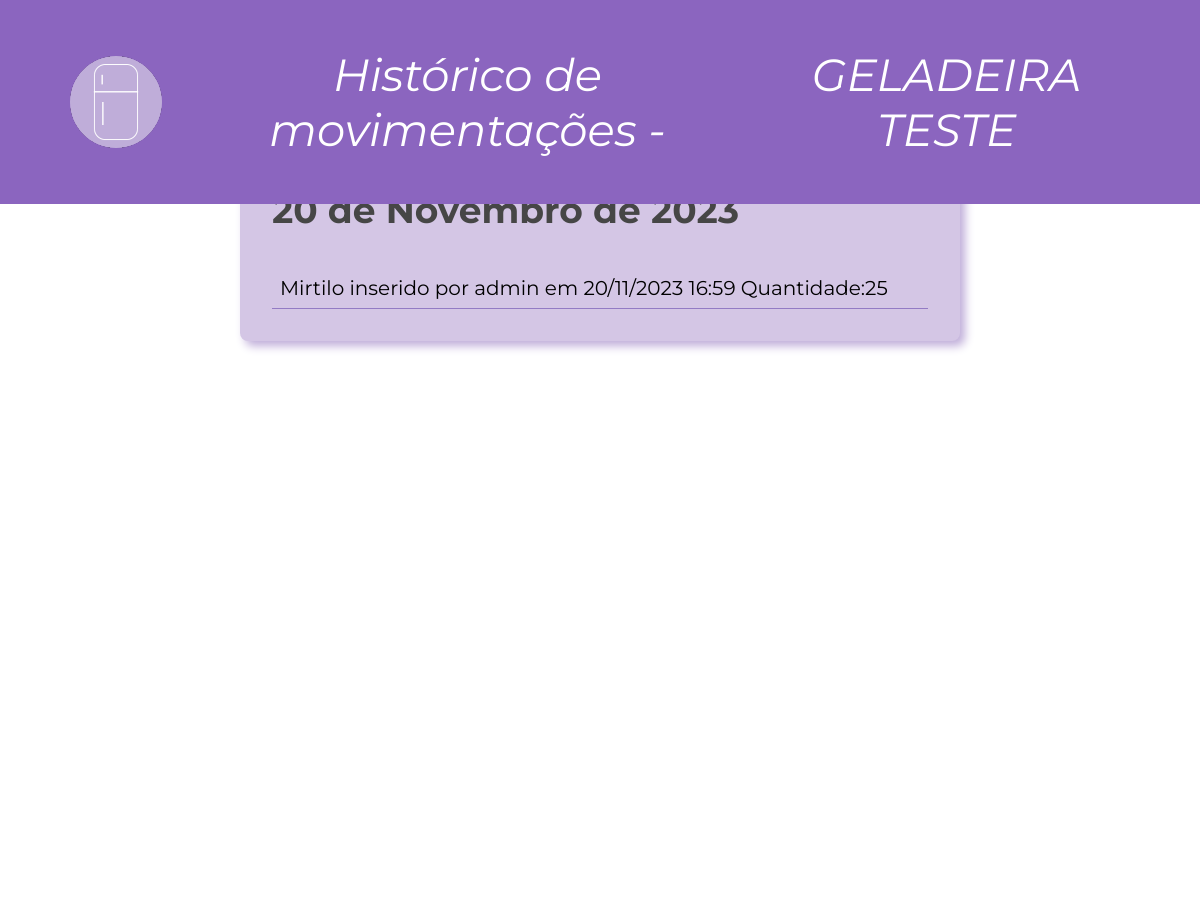
The app's page /geladeiras/geladeira/historico/1 (signed in, upper part), older data.
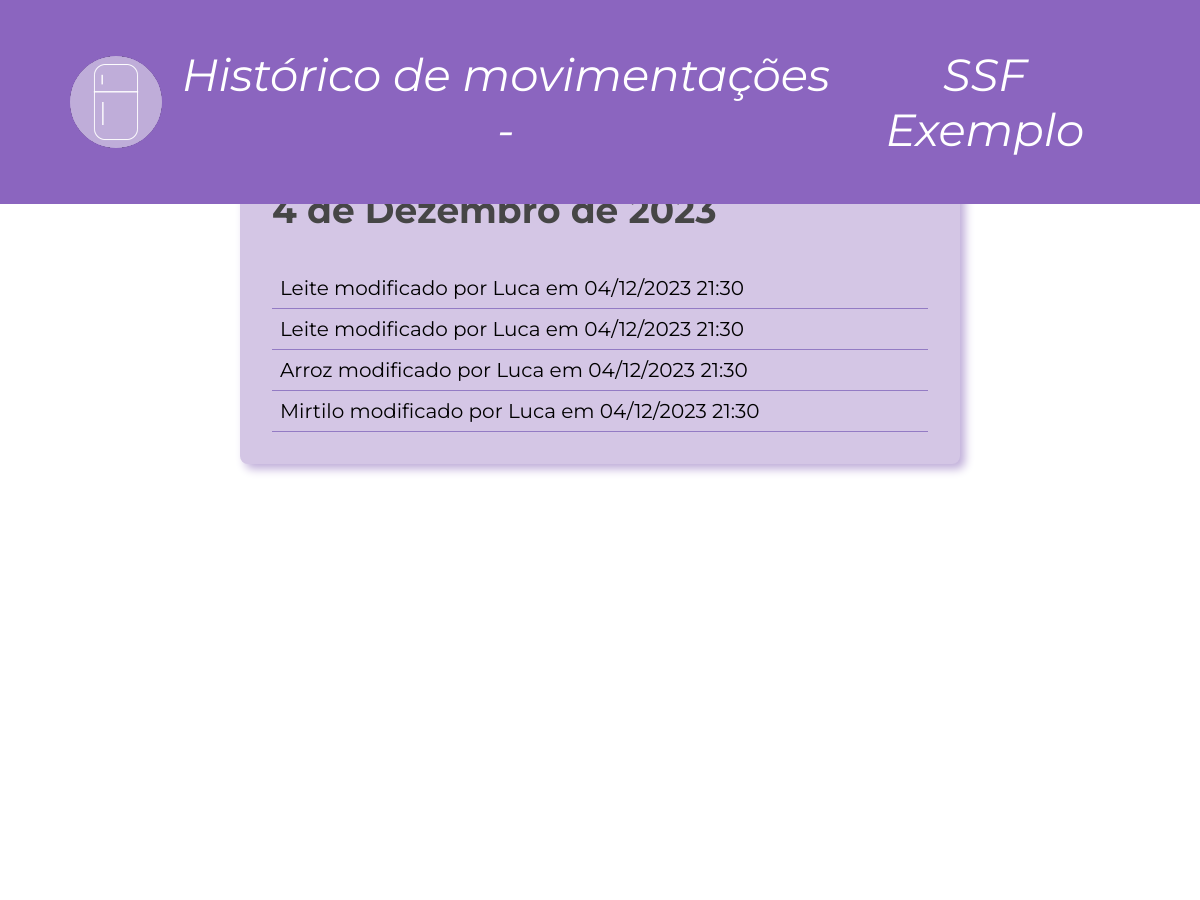
The same page, newer data.
### estoque/models.py (models this page shows, shortened)
class Geladeira(models.Model):
    nome_geladeira = models.CharField(max_length=75, null=False, blank=False)
    dt_criacao = models.DateField(auto_now=True, blank=False)
    usuarios_proprietarios = models.ManyToManyField(User)

class Log_Itens_Geladeira(models.Model):
    item_geladeira = models.ForeignKey('Item_Geladeira', on_delete=models.CASCADE)
    usuario = models.ForeignKey(User, on_delete=models.CASCADE)
    geladeira = models.ForeignKey(Geladeira, on_delete=models.CASCADE)
    dt_modificacao = models.DateField(auto_now=True, blank=False)
    descricao = models.CharField(max_length=100, blank=False)

### estoque/views.py (the view)
# urls.py: path('geladeiras/geladeira/historico/<int:pk>', views.HistoricoGeladeira.as_view(), name="historico_geladeira"),
class HistoricoGeladeira(LoginRequiredMixin, ListView): #View para exibir o histórico de alterações de uma geladeira
    template_name = "historico_movimentacoes_geladeira.html"
    model = Log_Itens_Geladeira
    def get_context_data(self, **kwargs):  # DEFINE O CONTEXTO
        context = super().get_context_data(**kwargs)
        dias_carregados = datetime.now().date() - timedelta(days=30)  # Pega a data correspondente a 30 dias atrás
        geladeira = Geladeira.objects.get(pk=self.kwargs['pk']) #Instancia um objeto de identificação da geladeira
        context['item_geladeira'] = Item_Geladeira.objects.filter(geladeira=geladeira) # Pega todos os objetos de item_geladeira que pertençam a geladeira do histórico
        context['geladeira'] = geladeira
        datas = Log_Itens_Geladeira.objects.filter(dt_modificacao__gte=dias_carregados, geladeira=geladeira).values_list('dt_modificacao', flat=True).distinct().order_by('-dt_modificacao')
        context['datas'] = datas
        context['historico'] = Log_Itens_Geladeira.objects.filter(dt_modificacao__gte=dias_carregados, geladeira=geladeira)
        return context

### estoque/templates/historico_movimentacoes_geladeira.html (shortened to what this page needs)
{% load static %}
{% block content %}
    <link rel="stylesheet" href="{% static 'css/styleHistorico.css' %}">
    <link rel="stylesheet" href="{% static 'css/styleFooterGeral.css' %}">
    <header>
            <nav class="top-nav">
                <div class="centered-text">
                    <div class="logo">
                         <a href="{% url 'estoque:geladeiras'%}"><img src="/static/img/logo.png"></a>
                    </div>
                </div>
                <a>Histórico de movimentações  -  </a><a> {{ geladeira.nome_geladeira }}</a>
            </nav>
        </header>
        {% for data in datas %}
            <ol style="--length: 5" role="list" class="list-log">
                <li class="logs">
                    <h3>{{ data }}</h3>
                    {% for log in historico %}
                        {% if log.dt_modificacao == data %}
                            <p>{{ log.descricao }}</p>
                        {% endif %}
                    {% endfor %}
                </li>
            </ol>
        {% endfor %}
{% endblock %}

Row changes from the older to the newer data that the page shows:
removed Log_Itens_Geladeira: descricao "Mirtilo inserido por admin em 20/11/2023 16:59 Quantidade:25", shown under "20 de Novembro de 2023"
changed Geladeira: nome_geladeira "GELADEIRA TESTE" → "SSF Exemplo"
added Log_Itens_Geladeira: descricao "Leite modificado por Luca em 04/12/2023 21:30", shown under "4 de Dezembro de 2023"
added Log_Itens_Geladeira: descricao "Leite modificado por Luca em 04/12/2023 21:30", shown under "4 de Dezembro de 2023"
added Log_Itens_Geladeira: descricao "Arroz modificado por Luca em 04/12/2023 21:30", shown under "4 de Dezembro de 2023"
added Log_Itens_Geladeira: descricao "Mirtilo modificado por Luca em 04/12/2023 21:30", shown under "4 de Dezembro de 2023"
Text that changed along with them:
new list line: "4 de Dezembro de 2023"
list line gone: "20 de Novembro de 2023"
